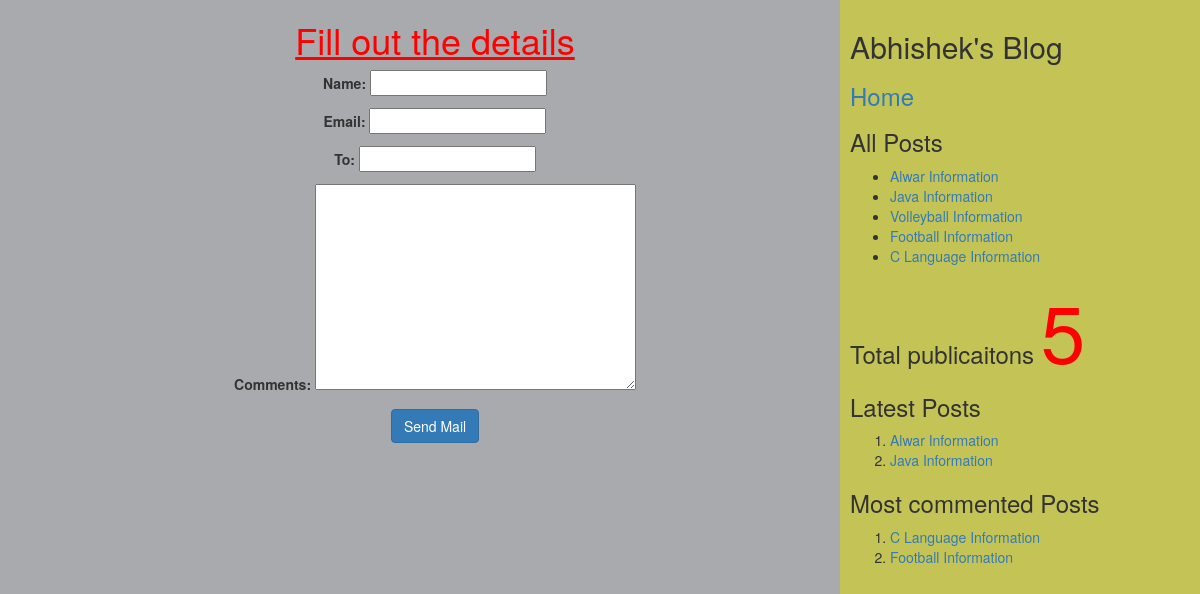
The app's page /2/share/ with its own data.
### myApp/models.py (models this page shows, shortened)
class Post(models.Model):
	tags=TaggableManager()
	STATUS_CHOICE=(('draft',"Draft"),('published','Published'))
	title=models.CharField(max_length=200)
	slug=models.SlugField(max_length=50,unique_for_date='publish')
	author=models.ForeignKey(User,related_name='blog_posts',on_delete=models.CASCADE)
	body=models.TextField()
	publish=models.DateTimeField(default=timezone.now)
	created=models.DateTimeField(auto_now_add=True)
	updated=models.DateTimeField(auto_now=True)
	status=models.CharField(max_length=20,choices=STATUS_CHOICE,default='draft')
	objects=CustomManager()
	class Meta:
		ordering=('-publish',) # single value tuple should end with comma
	def get_absolute_url(self):
		return reverse("post_detail",args=[self.publish.year,self.publish.strftime('%m'),self.publish.strftime('%d'),self.slug])

### myApp/views.py (the view, shortened to what this page needs)
# urls.py: re_path('(?P<id>\d+)/share/$',mail_send_view),
def mail_send_view(request,id):
	post=get_object_or_404(Post,id=id,status="published")
	form=EmailSendForm()
	d={'post':post,'form':form}
	return render(request,'myApp/sharebymail.html',d)

### myApp/forms.py
class EmailSendForm(forms.Form):
	name=forms.CharField()
	email=forms.EmailField()
	to = forms.EmailField()
	comments=forms.CharField(required=False,widget=forms.Textarea)

### myApp/models.py (called while the page is built)
	def get_queryset(self):
		return super().get_queryset().filter(status='published')

### myApp/templatetags/mytags.py (called while the page is built)
@register.simple_tag
def total_posts():
	return Post.objects.count()

@register.inclusion_tag('myApp/latest_post.html')
def show_latest_posts(count=3):
	latest_post=Post.objects.order_by('-publish')[:count]
	return {'latest_post':latest_post}

@register.simple_tag
def get_most_commented_post(count=2):
	return Post.objects.annotate(total_comments=Count('comments')).order_by('-total_comments')[:count]

@register.simple_tag()
def all_post():
	return Post.objects.all()

### templates/myApp/sharebymail.html (shortened to what this page needs)
<!DOCTYPE html>
<html>
{%extends "myApp/parent.html"%}
	{%block content_block%}
		<center>
			<h1 style="color: red;"><u>Fill out the details</u></h1>
			<form method="post">
				{{form.as_p}}
				<input type="submit" class="btn btn-primary" value="Send Mail">
			</form>
		</center>
	{%endblock%}

### templates/myApp/parent.html (shortened to what this page needs)
{%load mytags%}
<!DOCTYPE html>
<html style="height: 100%;">
<head>
	<link rel="stylesheet" href="https://cdn.jsdelivr.net/npm/bootstrap@3.3.7/dist/css/bootstrap.min.css">
</head>
<body>
	<div class="content" style="width: 70%; float:left; background-color: #a8aaad; 	height: 100% ; padding: 0 0 0 30px;" >
		{%block content_block%}
		{%endblock%}
	</div>
	<div class="sidebar" style="width:30%; float:right; background-color:#c4c456; height: 100%; padding: 10px;">
		<h2>Abhishek's Blog</h2>
		<h3><a href="/">Home</a></h3>
		<h3>All Posts</h3>
		{%all_post as all_p%}
		<ul>
			{%for post in all_p%}
				<li><a href="{{post.get_absolute_url}}">{{post.title|title}}</a></li>
			{%endfor%}
		</ul>
		<h3>
			Total publicaitons
			<span style="color: red; font-size: 80px;">
				{%total_posts%}
			</span>
		</h3>
		<h3>Latest Posts</h3>
		{%show_latest_posts 2%}
		<h3>Most commented Posts</h3>
		{%get_most_commented_post as m%}
		<ol>
			{%for post in m%}
				<li><a href="{{post.get_absolute_url}}">{{post.title}}</a></li>
			{%endfor%}
		</ol>
	</div>
</body>
</html>

### templates/myApp/latest_post.html
<!DOCTYPE html>
<html>
<body>
	<ol>
		{%for post in latest_post%}
		<li><a href="{{post.get_absolute_url}}">{{post.title}}</a></li>
		{%endfor%}
	</ol>
</body>
</html>

### templates/myApp/parent.html (style rules this page uses)
html,body { height: 100%; }

### records on screen
Post: title "Alwar Information"
Post: title "Java Information"
Post: title "Volleyball Information"
Post: title "Football Information"
Post: title "C Language Information"
